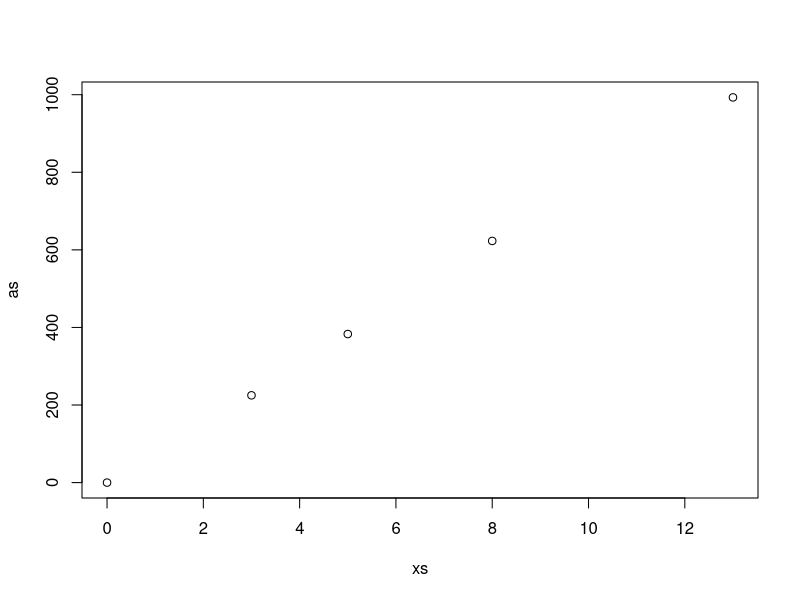
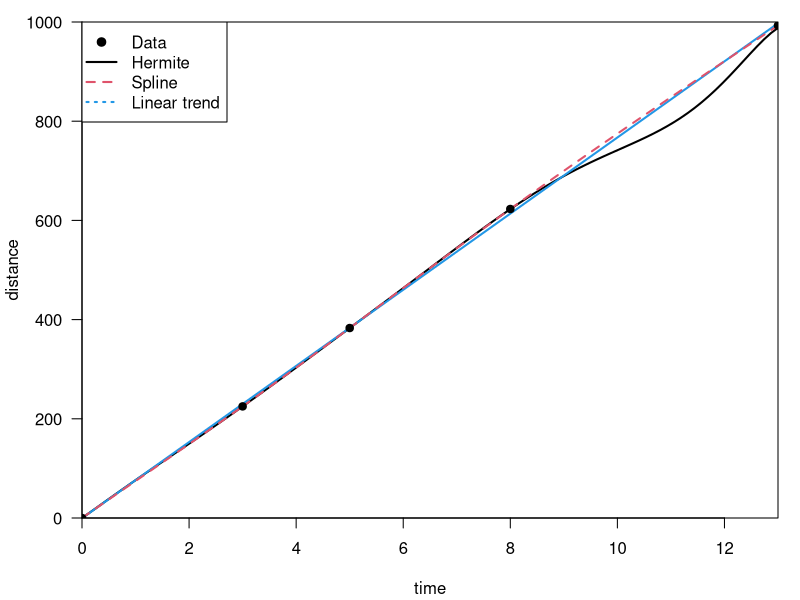
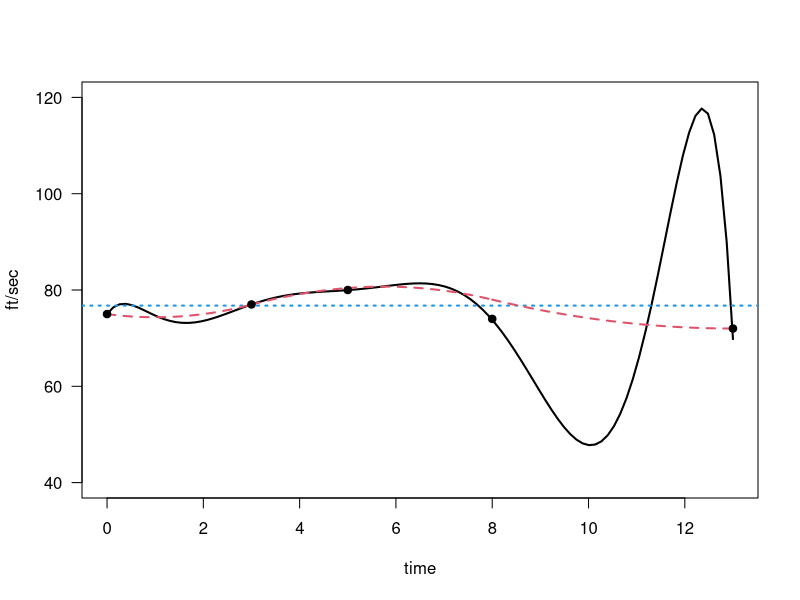
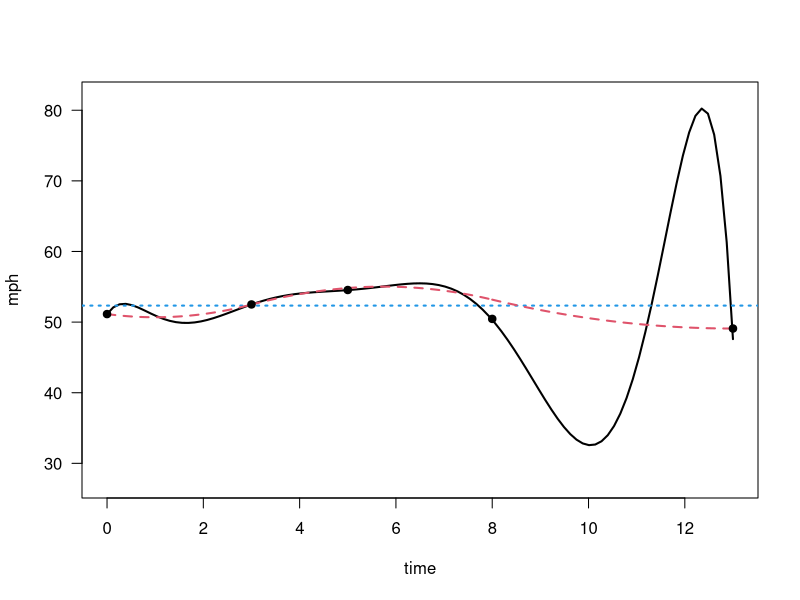

Generate these figures, in order, with R:


xs <- c(0, 3, 5, 8, 13)
h <- diff(xs)

as <- c(0, 225, 383, 623, 993)
plot(xs, as)
(A <- matrix(c(
2*h[1], h[1], 0, 0, 0,
h[1], 2*(h[1]+h[2]), h[2], 0, 0, 
0, h[2], 2*(h[2]+h[3]), h[3], 0,
0, 0, h[3], 2*(h[3]+h[4]), h[4],
 0, 0, 0, h[4], 2*h[4]), byrow=T, nrow=5, ncol=5))

(rhs <- matrix(c(
3*(as[2]-as[1])/h[1] - 3*(75), 
3*(as[3]-as[2])/h[2] - 3*(as[2]-as[1])/h[1], 
3*(as[4]-as[3])/h[3] - 3*(as[3]-as[2])/h[2], 
3*(as[5]-as[4])/h[4] - 3*(as[4]-as[3])/h[3], 
3*72-3*(as[5]-as[4])/h[4] 
), nrow=5, ncol=1))

(cs <- solve(A, rhs))
bs <- NULL
ds <- NULL
for(i in 4:1){
	bs[i] <- (as[i+1]-as[i])/h[i] - h[i]*(cs[i+1] + 2*cs[i])/3
	ds[i] <- (cs[i+1] -cs[i])/(3*h[i])
}

(coefs <- rbind(as[1:4], bs, cs[1:4],ds))


## hermite, symbolic work in mathematica
h <- function(x) 75*x + 7.16191*x^2 - 10.0953*x^3 + 5.50812*x^4 - 1.5383*x^5 + 0.243041*x^6 - 0.0218757*x^7 + 0.00104059*x^8 - 0.0000202236*x^9
hp <- function(x) 75 + 2*7.16191*x - 3*10.0953*x^2 + 4*5.50812*x^3 - 5*1.5383*x^4 + 6*0.243041*x^5 - 7*0.0218757*x^6 + 8*0.00104059*x^7 - 9*0.0000202236*x^8
 
 
# # # # # # # #
# # # # # # # #
# # # # # # # #
files <- T
if(files)pdf("speed1.pdf", height=5, width=5)
#layout(matrix(c(1,1,2,3), 2, 2, byrow=T))
par(mar=c(4.1, 4.1, 1.1, 1.1), xaxs='i', yaxs='i')

plot(h, xlim=c(0, 13), ylim=c(0, 1000), xlab="time", ylab="distance", las=1, lwd=2)
(mod <- lm(as ~ xs))
abline(mod, col=4, lty=31, lwd=2)
for(i in 1:4){
	plot(function(x) coefs[1, i] + coefs[2, i]*(x-xs[i]) + coefs[3, i]*(x-xs[i])^2+ + coefs[4, i]*(x-xs[i])^3, xlim=c(xs[i], xs[i+1]), add=T, col=2, lty=2, lwd=2)
}
legend("topleft", c("Data", "Hermite", "Spline", "Linear trend"), pch=c(19, NA, NA, NA), lty=c(NA, 1, 2, 3), col=c(1, 1, 2, 4), lwd=2)
points(xs, as, pch=19)
if(files)dev.off()

# # # # # # # #
if(files)pdf("speed2.pdf", height=5, width=5)
plot(hp, xlim=c(0, 13), ylim=c(40, 120), xlab="time", ylab="ft/sec", las=1, lwd=2)
abline(h=coefficients(mod)['xs'], col=4, lty=3, lwd=2)
for(i in 1:4){
	plot(function(x) (coefs[2, i] + 2*coefs[3, i]*(x-xs[i]) + 3*coefs[4, i]*(x-xs[i])^2), xlim=c(xs[i], xs[i+1]), add=T, col=2, lty=2, lwd=2)
}
points(xs, c(75, 77, 80, 74, 72), pch=19)
dev.off()
# # # # # # # #
if(files)pdf("speed3.pdf", height=5, width=5)
plot(function(x)hp(x)*(3600/5280), xlim=c(0, 13), ylim=c(40, 120)*(3600/5280), xlab="time", ylab="mph", las=1, lwd=2)
abline(h=coefficients(mod)['xs']*(3600/5280), col=4, lty=3, lwd=2)

for(i in 1:4){
	plot(function(x) ((coefs[2, i] + 2*coefs[3, i]*(x-xs[i]) + 3*coefs[4, i]*(x-xs[i])^2))*(3600/5280), xlim=c(xs[i], xs[i+1]), add=T, col=2, lty=2, lwd=2)
}
points(xs, c(75, 77, 80, 74, 72)*(3600/5280), pch=19)
if(files)dev.off()
